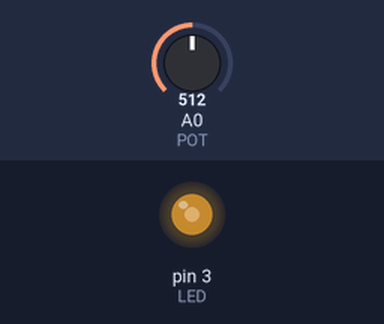
Recording of a sketch running on a simulated Arduino Uno, built with avr-gcc and run on an emulated ATmega328P. On the bench: output pins drawn as LEDs (lit = HIGH). The inputs (shaded band) are chosen by the test bench; at power-on: A0 (POT) = 512.

Above: at 1.2 s.
1.3 s: A0 (POT) set to 716
At 2.3 s:
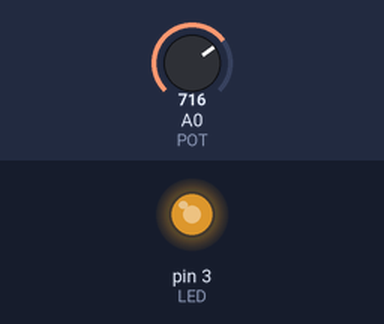
3.2 s: A0 (POT) set to 900
At 3.35 s:
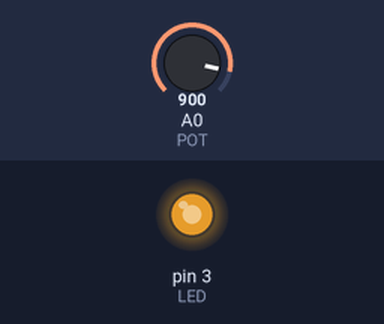
5.0 s: A0 (POT) set to 511
At 6.8 s:
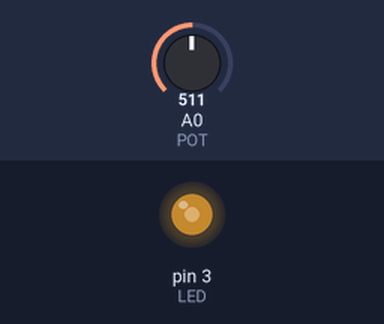
Timing chart, 0 to 8.3 s (numbered marks = the images above; inputs shaded):
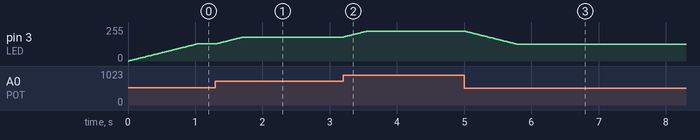

Measured:
- after the input at 1.3 s, pin 3 (LED): moves from 128/255 to 179/255 over 0.40 s, starting at once
- after the input at 3.2 s, pin 3 (LED): moves from 179/255 to 225/255 over 0.36 s, starting at once
- after the input at 5.0 s, pin 3 (LED): moves from 225/255 to 127/255 over 0.78 s, starting at once

The sketch:

Codigo_Lab2.ino
```cpp
int LED = 3;
int BRILLO_ACTUAL = 0;
int BRILLO_OBJETIVO = 0;
int POT = 0;

unsigned long ultimoCambio = 0;
int velocidad = 8; // ms entre cada paso de brillo

void setup(){
  pinMode(LED, OUTPUT);
}

void loop(){
  BRILLO_OBJETIVO = analogRead(POT) / 4;

  if (millis() - ultimoCambio >= velocidad) {
    ultimoCambio = millis();

    if (BRILLO_ACTUAL < BRILLO_OBJETIVO) {
      BRILLO_ACTUAL++;
    } else if (BRILLO_ACTUAL > BRILLO_OBJETIVO) {
      BRILLO_ACTUAL--;
    }

    analogWrite(LED, BRILLO_ACTUAL);
  }
}
```
